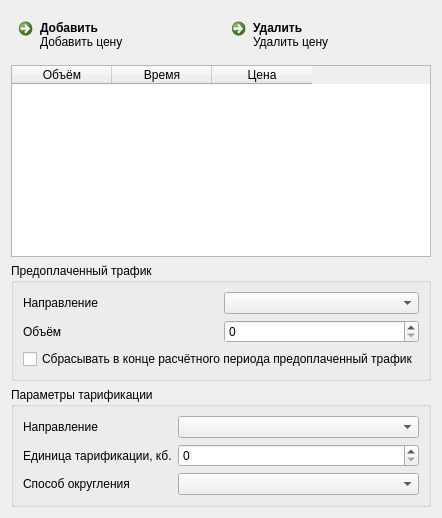
     <widget class="QWidget" name="tab_radius_traffic">
      <attribute name="title">
       <string>Radius трафик</string>
      </attribute>
      <layout class="QGridLayout" name="gridLayout_5">
       <item row="0" column="0">
        <widget class="QCommandLinkButton" name="commandLinkButton_add_radius_trafficcost">
         <property name="text">
          <string>Добавить</string>
         </property>
         <property name="default">
          <bool>true</bool>
         </property>
         <property name="description">
          <string>Добавить цену</string>
         </property>
        </widget>
       </item>
       <item row="0" column="1">
        <widget class="QCommandLinkButton" name="commandLinkButton_del_radius_trafficcost">
         <property name="text">
          <string>Удалить</string>
         </property>
         <property name="description">
          <string>Удалить цену</string>
         </property>
        </widget>
       </item>
       <item row="1" column="0" colspan="2">
        <widget class="QTableWidget" name="tableWidget_radius_traffic_trafficcost">
         <column>
          <property name="text">
           <string>Объём</string>
          </property>
         </column>
         <column>
          <property name="text">
           <string>Время</string>
          </property>
         </column>
         <column>
          <property name="text">
           <string>Цена</string>
          </property>
         </column>
        </widget>
       </item>
       <item row="3" column="0" colspan="2">
        <widget class="QGroupBox" name="groupBox_radius_traffic_tarification_settings">
         <property name="title">
          <string>Параметры тарификации</string>
         </property>
         <layout class="QGridLayout" name="gridLayout_4">
          <item row="0" column="0" rowspan="2">
           <widget class="QLabel" name="label_radius_traffic_direction">
            <property name="text">
             <string>Направление</string>
            </property>
           </widget>
          </item>
          <item row="0" column="1" rowspan="2" colspan="2">
           <widget class="QComboBox" name="comboBox_radius_traffic_direction"/>
          </item>
          <item row="2" column="0">
           <widget class="QLabel" name="label_radius_traffic_tarification_step">
            <property name="text">
             <string>Единица тарификации, кб.</string>
            </property>
           </widget>
          </item>
          <item row="3" column="0">
           <widget class="QLabel" name="label_radius_traffic_rounding">
            <property name="text">
             <string>Способ округления</string>
            </property>
           </widget>
          </item>
          <item row="3" column="1" colspan="2">
           <widget class="QComboBox" name="comboBox_radius_traffic_rounding"/>
          </item>
          <item row="2" column="1" colspan="2">
           <widget class="QSpinBox" name="spinBox_radius_traffic_tarification_step">
            <property name="maximum">
             <number>999999999</number>
            </property>
           </widget>
          </item>
         </layout>
        </widget>
       </item>
       <item row="2" column="0" colspan="2">
        <widget class="QGroupBox" name="groupBox_radius_prepaidtraffic">
         <property name="title">
          <string>Предоплаченный трафик</string>
         </property>
         <layout class="QGridLayout" name="gridLayout_6">
          <item row="0" column="0">
           <widget class="QLabel" name="label_radius_traffic_prepaid_direction">
            <property name="text">
             <string>Направление</string>
            </property>
           </widget>
          </item>
          <item row="0" column="1">
           <widget class="QComboBox" name="comboBox_radius_traffic_prepaid_direction"/>
          </item>
          <item row="1" column="1">
           <widget class="QSpinBox" name="spinBox_radius_traffic_prepaid_volume">
            <property name="maximum">
             <number>999999999</number>
            </property>
           </widget>
          </item>
          <item row="1" column="0">
           <widget class="QLabel" name="label_radius_traffic_prepaid_volume">
            <property name="text">
             <string>Объём</string>
            </property>
           </widget>
          </item>
          <item row="2" column="0" colspan="2">
           <widget class="QCheckBox" name="checkBox_radius_traffic_reset_prepaidtraffic">
            <property name="text">
             <string>Cбрасывать в конце расчётного периода предоплаченный трафик</string>
            </property>
           </widget>
          </item>
         </layout>
        </widget>
       </item>
      </layout>
     </widget>
